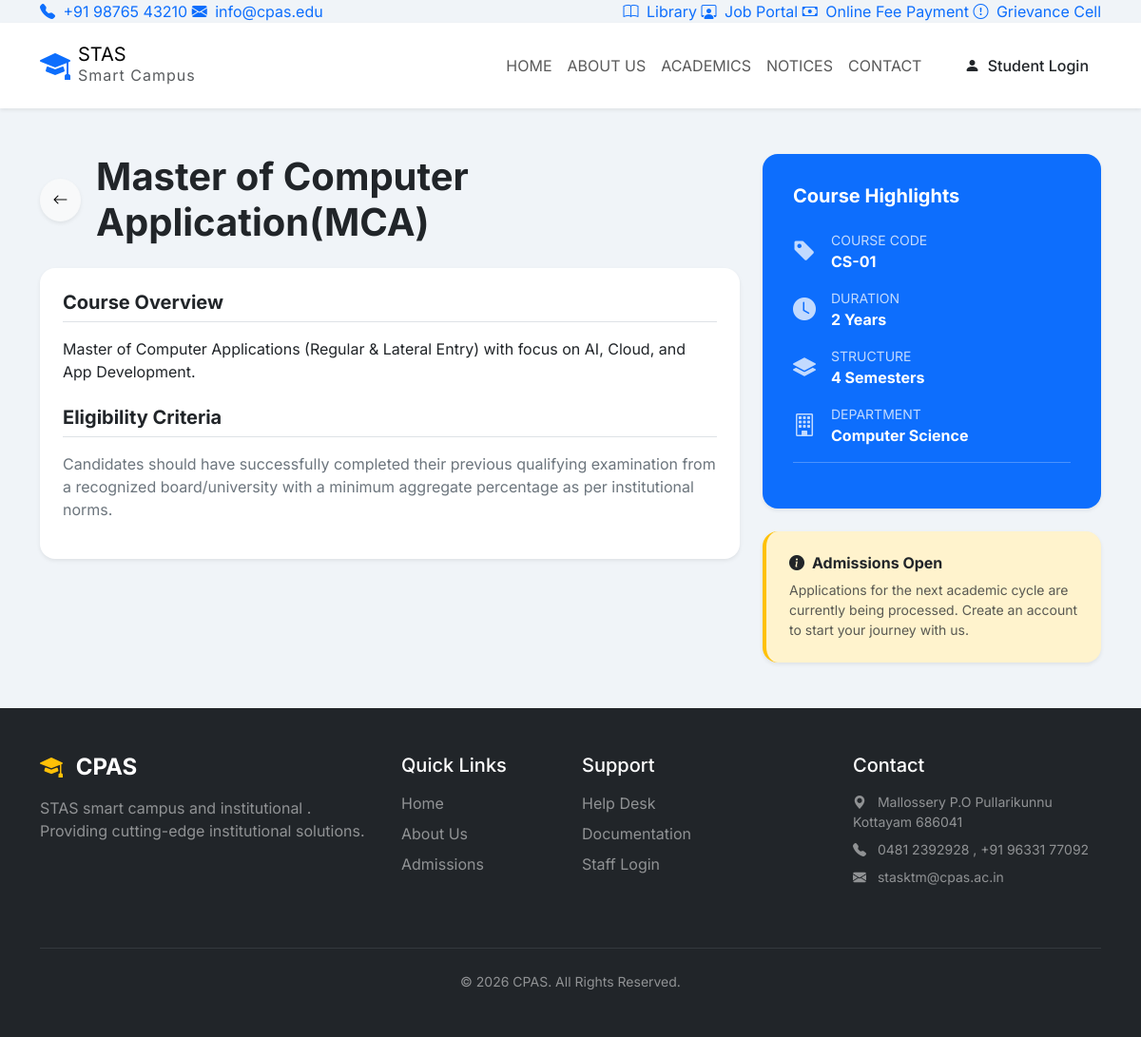
/academic-programs/1/, run on the app's committed database.
### courses/models.py (models this page shows, shortened)
class Course(models.Model):
    institution = models.ForeignKey(Institution, on_delete=models.CASCADE, related_name='courses')
    department = models.ForeignKey(Department, on_delete=models.CASCADE, related_name='courses')
    course_name = models.CharField(max_length=255)
    course_code = models.CharField(max_length=50)
    duration_years = models.PositiveIntegerField(default=3)
    total_semesters = models.PositiveIntegerField(default=6)
    intake_capacity = models.PositiveIntegerField(default=60)
    description = models.TextField(blank=True, null=True, help_text="Detailed overview of the course.")
    eligibility = models.TextField(blank=True, null=True, help_text="Eligibility criteria for admission.")
    is_featured = models.BooleanField(default=False, help_text="Display this course on the public homepage featured section.")
    icon_class = models.CharField(max_length=50, default='bi-mortarboard', help_text="Bootstrap icon class (e.g. bi-laptop, bi-shield-lock, bi-cpu).")
    is_active = models.BooleanField(default=True)
    created_at = models.DateTimeField(auto_now_add=True)
    class Meta:
        unique_together = (('department', 'course_code'), ('institution', 'course_code'))
        ordering = ['created_at']
    @property
    def code(self):
        return self.course_code
    @property
    def duration(self):
        return self.duration_years

### departments/models.py (models this page shows, shortened)
class Department(models.Model):
    institution = models.ForeignKey(Institution, on_delete=models.CASCADE, related_name='departments')
    department_name = models.CharField(max_length=255)
    department_code = models.CharField(max_length=50)
    hod = models.ForeignKey(User, on_delete=models.SET_NULL, null=True, blank=True, related_name='managed_departments', limit_choices_to={'role': 'HOD'})
    description = models.TextField(blank=True, null=True)
    is_active = models.BooleanField(default=True)
    created_at = models.DateTimeField(auto_now_add=True)
    updated_at = models.DateTimeField(auto_now=True)
    class Meta:
        unique_together = ('institution', 'department_code')
    @property
    def name(self):
        return self.department_name

### website/views.py (the view)
# urls.py: path('academic-programs/<int:pk>/', views.course_detail, name='course_detail'),
def course_detail(request, pk):
    from courses.models import Course
    course = Course.objects.get(pk=pk)
    return render(request, 'website/course_detail.html', {'course': course})

### accounts/context_processors.py (called while the page is built, shortened)
def user_institution(request):
    if not request.user.is_authenticated:
        return {}

### website/templates/website/course_detail.html (shortened to what this page needs)
{% extends 'base_public.html' %}
{% block public_content %}
<div class="container py-5">
    <div class="row">
        <div class="col-lg-8">
            <div class="d-flex align-items-center gap-3 mb-4">
                <a href="{% url 'website:courses' %}" class="btn btn-light rounded-circle shadow-sm"
                    style="width: 45px; height: 45px; display: flex; align-items: center; justify-content: center;"><i
                        class="bi bi-arrow-left"></i></a>
                <h1 class="fw-bold text-dark mb-0">{{ course.course_name }}</h1>
            </div>
            <div class="card border-0 shadow-sm rounded-4 mb-4">
                <div class="card-body p-4">
                    <h5 class="fw-bold mb-3 border-bottom pb-2">Course Overview</h5>
                    <p class="text-secondary" style="line-height: 1.8;">
                        {% if course.description %}
                        {{ course.description|linebreaks }}
                        {% else %}
                        This course provides comprehensive training and academic knowledge in the field of {{
                        course.course_name }}.
                        It is designed to equip students with the necessary skills and professional expertise to excel
                        in their careers.
                        {% endif %}
                    </p>
                    <h5 class="fw-bold mt-4 mb-3 border-bottom pb-2">Eligibility Criteria</h5>
                    <p class="text-secondary">
                        {% if course.eligibility %}
                        {{ course.eligibility|linebreaks }}
                        {% else %}
                        Candidates should have successfully completed their previous qualifying examination from a
                        recognized board/university with a minimum aggregate percentage as per institutional norms.
                        {% endif %}
                    </p>
                </div>
            </div>
        </div>
        <div class="col-lg-4">
            <div class="card border-0 shadow-sm rounded-4 bg-primary text-white p-2">
                <div class="card-body p-4">
                    <h5 class="fw-bold mb-4">Course Highlights</h5>
                    <div class="d-flex flex-column gap-3">
                        <div class="d-flex align-items-center gap-3">
                            <i class="bi bi-tag-fill fs-4 opacity-75"></i>
                            <div>
                                <small class="d-block opacity-75 text-uppercase">Course Code</small>
                                <span class="fw-bold">{{ course.code }}</span>
                            </div>
                        </div>
                        <div class="d-flex align-items-center gap-3">
                            <i class="bi bi-clock-fill fs-4 opacity-75"></i>
                            <div>
                                <small class="d-block opacity-75 text-uppercase">Duration</small>
                                <span class="fw-bold">{{ course.duration }} Years</span>
                            </div>
                        </div>
                        <div class="d-flex align-items-center gap-3">
                            <i class="bi bi-layers-fill fs-4 opacity-75"></i>
                            <div>
                                <small class="d-block opacity-75 text-uppercase">Structure</small>
                                <span class="fw-bold">{{ course.total_semesters }} Semesters</span>
                            </div>
                        </div>
                        <div class="d-flex align-items-center gap-3">
                            <i class="bi bi-building fs-4 opacity-75"></i>
                            <div>
                                <small class="d-block opacity-75 text-uppercase">Department</small>
                                <span class="fw-bold">{{ course.department.name }}</span>
                            </div>
                        </div>
                    </div>
                    <hr class="bg-white opacity-25">
                </div>
            </div>
            <div class="card border-0 shadow-sm rounded-4 mt-4 bg-warning-subtle border-start border-warning border-4">
                <div class="card-body p-4">
                    <h6 class="fw-bold text-dark"><i class="bi bi-info-circle-fill me-2"></i>Admissions Open</h6>
                    <p class="small text-muted mb-0">Applications for the next academic cycle are currently being
                        processed. Create an account to start your journey with us.</p>
                </div>
            </div>
        </div>
    </div>
</div>
{% endblock %}

### static/css/style.css (style rules this page uses)
:root { --primary-color: #0b3d91; --secondary-color: #f1c40f; --accent-color: #c0392b; --text-dark: #2c3e50; --text-light: #ecf0f1; --bg-light: #f0f4f8; --sidebar-bg: #0f172a; --sidebar-hover: #1e293b; --sidebar-active: #4f46e5; }
*, *::before, *::after { box-sizing: border-box; }
body { font-family: 'Inter', sans-serif; color: var(--text-dark); background-color: var(--bg-light); overflow-x: hidden; margin: 0; scroll-behavior: smooth; }
a { text-decoration: none; transition: all 0.2s ease; }
.btn { transition: all 0.3s cubic-bezier(0.4, 0, 0.2, 1); font-weight: 500; }
.card { transition: all 0.3s ease; border: 1px solid rgba(0,0,0,0.05); }

### data on the page
Course: course_name "Master of Computer Application(MCA)", description "Master of Computer Applications (Regular & Lateral Entry) with focus on AI, Cloud, and App Development.", code "CS-01", duration "2", total_semesters "4", department.name "Computer Science"
